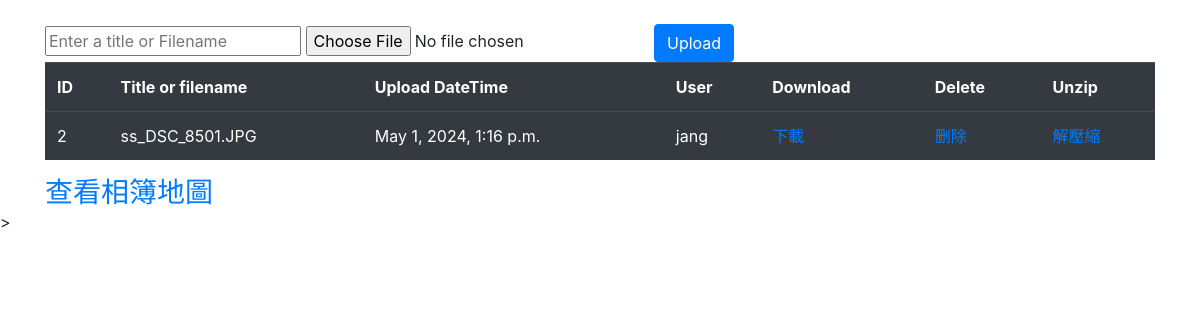
Page /file/ (signed in) on the earlier database version.
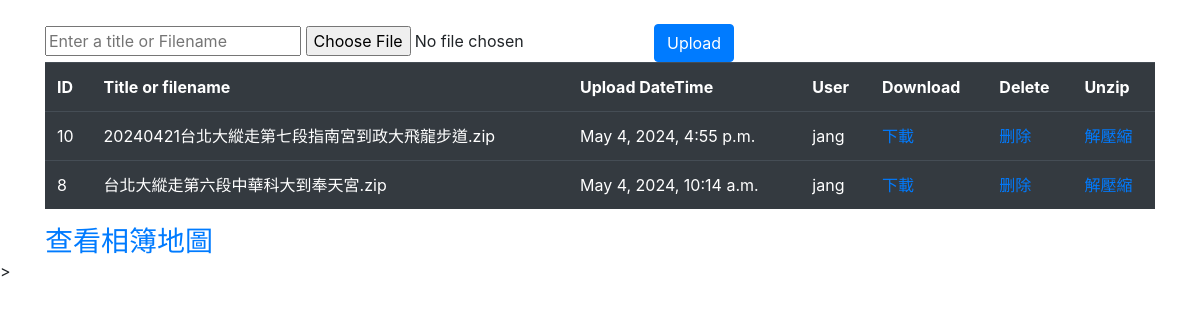
Same page on the later database version.
### file/models.py (models this page shows)
class File(models.Model):
    title = models.CharField(max_length = 200)
    uploadedFile = models.FileField(upload_to = "upload/")
    dateTimeOfUpload = models.DateTimeField(auto_now = True)
    user = models.ForeignKey(settings.AUTH_USER_MODEL, on_delete=models.CASCADE, related_name='file_user', null = True)
    class Meta:
        permissions = (
            ("file_upload", "Can Upload File"),
            ("file_delete", "Can Delete File"),
        )

### file/views.py (the view, shortened to what this page needs)
# urls.py: path("", views.uploadFile, name = 'upload'),
@login_required
def uploadFile(request):  #上傳多張圖片的zip檔
    files = models.File.objects.all().order_by("-id") #新上傳的壓縮檔放前面
    return render(request, "upload-file.html", context = { "files": files })

### file/templates/upload-file.html (shortened to what this page needs)
{% extends 'base.html' %}
{% load static %}
{% block content %}
{% if user.is_authenticated %}
    <form action="{% url 'file:upload' %}" method="POST" enctype="multipart/form-data">
        <input type="text" name="fileTitle" placeholder="Enter a title or Filename">
        <input type="file"  name="uploadedFile">
        <input type="submit" class="btn btn-primary" value="Upload">
    </form>
    <table  class="table table-dark">
        <tr>
            <th scope="col">ID</th>
            <th scope="col">Title or filename</th>
            <th scope="col">Upload DateTime</th>
            <th scope="col">User</th>
            <th scope="col">Download</th>
            <th scope="col">Delete</th>
            <th scope="col">Unzip</th>
        </tr>
        {% for file in files %}
            <tr>
                <td  scope="row">{{ file.id }}</td>
                <td>{{ file.title }}</td>
                <td>{{ file.dateTimeOfUpload }}</td>
                <td>{{ file.user }}</td>
                <td> <a href="{% url 'file:download' file.id %}">下載</a></td>
                <td> <a href="{% url 'file:delete' file.id %}">删除</a></td>
                <td> <a href="{% url 'file:unzip' file.id %}">解壓縮</a></td>
            </tr>
        {% endfor %}
    </table>
    <a class="h3" href="{% url 'map:list' %}">查看相簿地圖</a>
{% endif %}
{% endblock %}

### templates/base.html (shortened to what this page needs)
<!doctype html>
<html lang="zh-Hant">
  <head>
<link rel="stylesheet" href="https://stackpath.bootstrapcdn.com/bootstrap/4.4.1/css/bootstrap.min.css">
  </head>
  <body>
    <div class="container">
        <br />
        {% block content %}
        {% endblock  %}
    </div>
<script src="https://cdn.jsdelivr.net/npm/popper.js@1.16.0/dist/umd/popper.min.js"></script>>
  </body>
</html>

Differences in the rows shown:
removed File: id "2", title "ss_DSC_8501.JPG", dateTimeOfUpload "May 1, 2024, 1:16 p.m.", user "jang"
added File: id "10", title "20240421台北大縱走第七段指南宮到政大飛龍步道.zip", dateTimeOfUpload "May 4, 2024, 4:55 p.m.", user "jang"
added File: id "8", title "台北大縱走第六段中華科大到奉天宮.zip", dateTimeOfUpload "May 4, 2024, 10:14 a.m.", user "jang"
